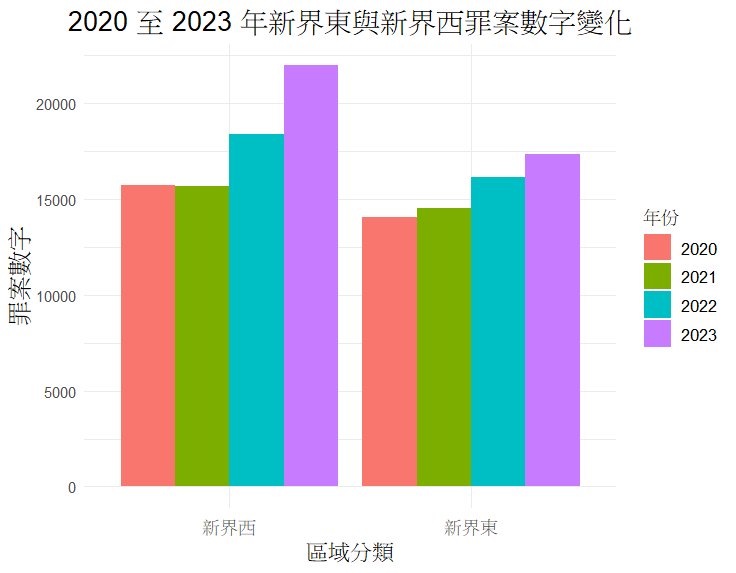

R code for this plot:
# 安裝所需的套件（如果尚未安裝）
if (!require(dplyr)) install.packages("dplyr")
if (!require(ggplot2)) install.packages("ggplot2")
if (!require(tidyr)) install.packages("tidyr")

# 載入套件
library(dplyr)
library(ggplot2)
library(tidyr)

# 數據整理：新界2020至2023年罪案數字
crime_data <- data.frame(
  區域 = c("沙田", "大埔", "北區", "西貢", "荃灣", "屯門", "元朗", "葵青", "離島"),
  `2020` = c(5063, 3148, 2347, 3485, 2390, 3059, 4970, 3942, 1358),
  `2021` = c(5387, 3346, 2344, 3481, 2389, 3049, 4967, 3946, 1356),
  `2022` = c(6218, 3148, 2729, 4053, 2873, 3658, 5811, 4466, 1579),
  `2023` = c(7069, 2115, 3284, 4872, 3346, 4273, 6958, 5527, 1899)
)

# 檢查列名
print(colnames(crime_data))

# 清理列名（如果列名有多餘字符）
colnames(crime_data) <- gsub("^X", "", colnames(crime_data))  # 去掉前綴 "X"
colnames(crime_data) <- trimws(colnames(crime_data))         # 去掉空格

# 添加新界東和新界西標籤
crime_data <- crime_data %>%
  mutate(
    區域分類 = case_when(
      區域 %in% c("沙田", "大埔", "北區", "西貢") ~ "新界東",
      區域 %in% c("荃灣", "屯門", "元朗", "葵青", "離島") ~ "新界西"
    )
  )

# 按區域分類（新界東、新界西）合併數字
crime_data_grouped <- crime_data %>%
  group_by(區域分類) %>%
  summarise(
    `2020` = sum(`2020`),
    `2021` = sum(`2021`),
    `2022` = sum(`2022`),
    `2023` = sum(`2023`)
  )

# 將數據轉換為長格式（tidy data）
crime_data_long <- crime_data_grouped %>%
  pivot_longer(
    cols = starts_with("20"), # 選擇包含年份的列
    names_to = "年份",
    values_to = "罪案數字"
  )

# 繪製柱狀圖
ggplot(crime_data_long, aes(x = 區域分類, y = 罪案數字, fill = 年份)) +
  geom_bar(stat = "identity", position = "dodge") +
  labs(
    title = "2020 至 2023 年新界東與新界西罪案數字變化",
    x = "區域分類",
    y = "罪案數字",
    fill = "年份"
  ) +
  theme_minimal() +
  theme(
    plot.title = element_text(hjust = 0.5, size = 16),
    axis.text.x = element_text(size = 12),
    axis.title = element_text(size = 14),
    legend.title = element_text(size = 12),
    legend.text = element_text(size = 10)
  )
